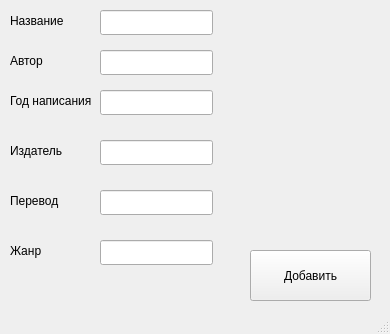
<?xml version="1.0" encoding="UTF-8"?>
<ui version="4.0">
 <class>MainWindow</class>
 <widget class="QMainWindow" name="MainWindow">
  <property name="geometry">
   <rect>
    <x>0</x>
    <y>0</y>
    <width>390</width>
    <height>334</height>
   </rect>
  </property>
  <property name="windowTitle">
   <string>Добавление книги</string>
  </property>
  <widget class="QWidget" name="centralwidget">
   <widget class="QLineEdit" name="lineEdit_6">
    <property name="geometry">
     <rect>
      <x>100</x>
      <y>50</y>
      <width>113</width>
      <height>25</height>
     </rect>
    </property>
   </widget>
   <widget class="QLabel" name="label_6">
    <property name="geometry">
     <rect>
      <x>10</x>
      <y>80</y>
      <width>81</width>
      <height>41</height>
     </rect>
    </property>
    <property name="text">
     <string>Год написания</string>
    </property>
   </widget>
   <widget class="QLineEdit" name="lineEdit_4">
    <property name="geometry">
     <rect>
      <x>100</x>
      <y>10</y>
      <width>113</width>
      <height>25</height>
     </rect>
    </property>
   </widget>
   <widget class="QLabel" name="label_5">
    <property name="geometry">
     <rect>
      <x>10</x>
      <y>40</y>
      <width>91</width>
      <height>41</height>
     </rect>
    </property>
    <property name="text">
     <string>Автор</string>
    </property>
   </widget>
   <widget class="QPushButton" name="pushButton_2">
    <property name="geometry">
     <rect>
      <x>250</x>
      <y>250</y>
      <width>121</width>
      <height>51</height>
     </rect>
    </property>
    <property name="text">
     <string>Добавить</string>
    </property>
   </widget>
   <widget class="QLabel" name="label_4">
    <property name="geometry">
     <rect>
      <x>10</x>
      <y>0</y>
      <width>71</width>
      <height>41</height>
     </rect>
    </property>
    <property name="text">
     <string>Название</string>
    </property>
   </widget>
   <widget class="QLineEdit" name="lineEdit_5">
    <property name="geometry">
     <rect>
      <x>100</x>
      <y>90</y>
      <width>113</width>
      <height>25</height>
     </rect>
    </property>
   </widget>
   <widget class="QLineEdit" name="lineEdit_7">
    <property name="geometry">
     <rect>
      <x>100</x>
      <y>140</y>
      <width>113</width>
      <height>25</height>
     </rect>
    </property>
   </widget>
   <widget class="QLabel" name="label_7">
    <property name="geometry">
     <rect>
      <x>10</x>
      <y>130</y>
      <width>81</width>
      <height>41</height>
     </rect>
    </property>
    <property name="text">
     <string>Издатель</string>
    </property>
   </widget>
   <widget class="QLineEdit" name="lineEdit_8">
    <property name="geometry">
     <rect>
      <x>100</x>
      <y>190</y>
      <width>113</width>
      <height>25</height>
     </rect>
    </property>
   </widget>
   <widget class="QLabel" name="label_8">
    <property name="geometry">
     <rect>
      <x>10</x>
      <y>180</y>
      <width>81</width>
      <height>41</height>
     </rect>
    </property>
    <property name="text">
     <string>Перевод</string>
    </property>
   </widget>
   <widget class="QLabel" name="label_9">
    <property name="geometry">
     <rect>
      <x>10</x>
      <y>230</y>
      <width>81</width>
      <height>41</height>
     </rect>
    </property>
    <property name="text">
     <string>Жанр</string>
    </property>
   </widget>
   <widget class="QLineEdit" name="lineEdit_9">
    <property name="geometry">
     <rect>
      <x>100</x>
      <y>240</y>
      <width>113</width>
      <height>25</height>
     </rect>
    </property>
   </widget>
  </widget>
  <widget class="QStatusBar" name="statusbar"/>
 </widget>
 <resources/>
 <connections/>
</ui>
